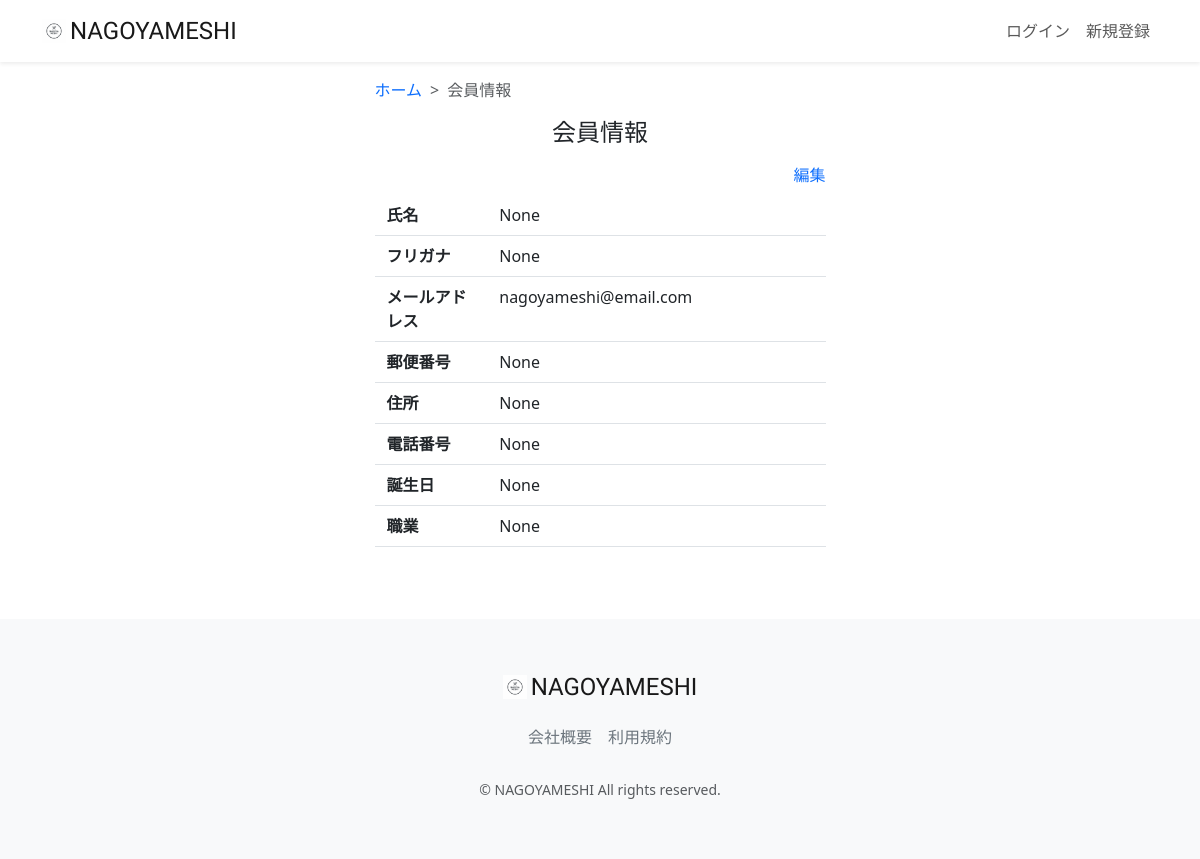
Before: /accounts/user-detail/1/ with the older database file.
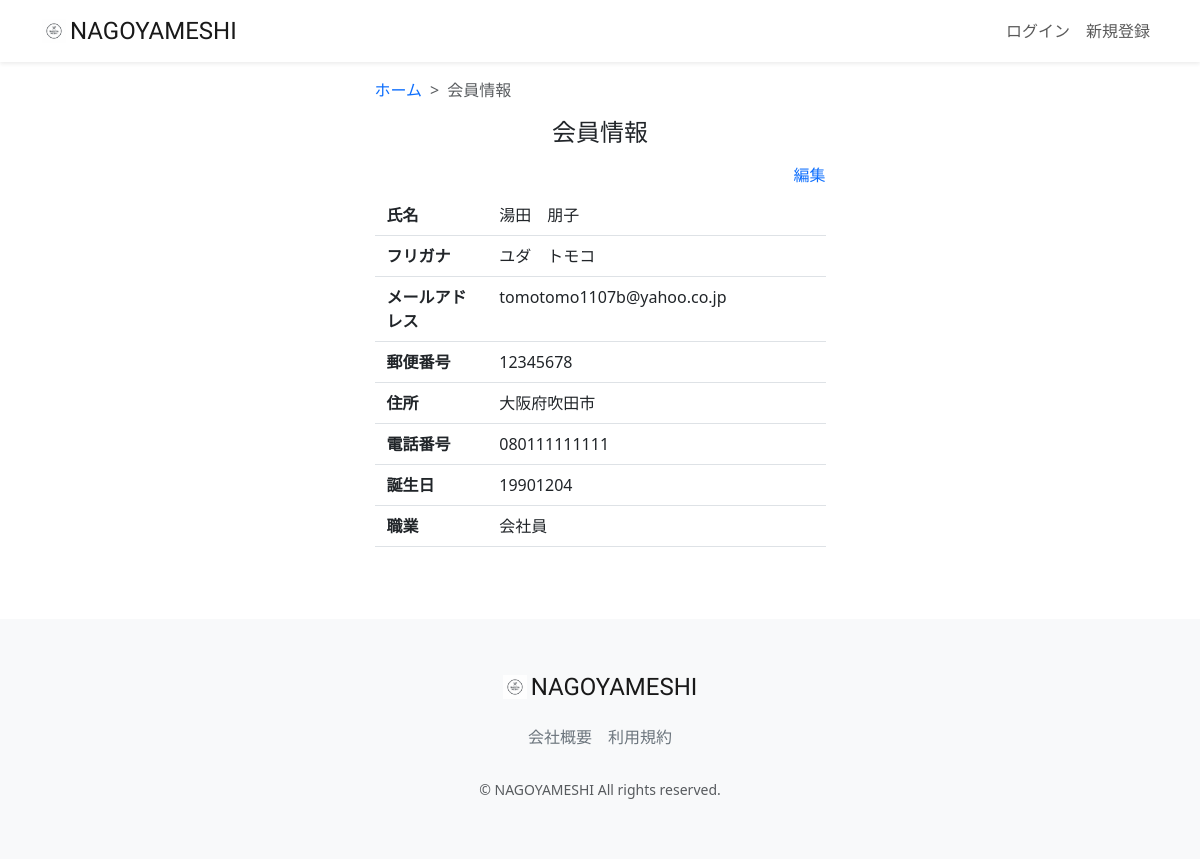
After: the same page with the newer database file.
### accounts/models.py (models this page shows, shortened)
class CustomUser(AbstractUser):
    user_name = models.CharField(max_length=128, null=True, blank=True,verbose_name='ユーザー名前')
    hurigana = models.CharField(max_length=128, null=True, blank=True,verbose_name='フリガナ')
    zip_code = models.CharField(max_length=16, null=True, blank=True,verbose_name='郵便番号')
    address = models.CharField(max_length=255, null=True, blank=True,verbose_name='住所')
    phone_number = models.CharField(max_length=20, null=True, blank=True,verbose_name='電話番号')
    birthday = models.CharField(max_length=20, null=True, blank=True,verbose_name='誕生日')
    job = models.CharField(max_length=255, null=True, blank=True,verbose_name='職業')
    is_subscribed = models.BooleanField(default=False, verbose_name='有料会員')
    card_name = models.CharField(max_length=128, null=True, blank=True,verbose_name='カード名義')
    card_number = models.CharField(max_length=128, null=True, blank=True,verbose_name='カード番号')
    class Meta:
        verbose_name_plural = 'CustomUser'

### accounts/views.py (the view)
# urls.py: path("user-detail/<int:pk>/", views.UserDetailView.as_view(), name="user_detail"),
class UserDetailView(generic.DetailView):
    model = models.CustomUser
    template_name = 'user/user_detail.html'

### accounts/templates/user/user_detail.html (shortened to what this page needs)
{% extends "layout/base.html" %}
{% load static %}
{% block content %}
<main>
  <div class="container nagoyameshi-container pb-5">
    <div class="row justify-content-center">
      <div class="col-xl-5 col-lg-6 col-md-8">
        <nav class="my-3" style="--bs-breadcrumb-divider: '>';" aria-label="breadcrumb">
          <ol class="breadcrumb mb-0">
            <li class="breadcrumb-item"><a href="{% url 'top_page'%}">ホーム</a></li>
            <li class="breadcrumb-item active" aria-current="page">会員情報</li>
          </ol>
        </nav>
          <h1 class="mb-3 text-center">会員情報</h1>
            <div class="d-flex justify-content-end align-items-end mb-3">
              <div>
                 <a href="{% url 'user_update' object.id %}">編集</a>
              </div>
              </div>
                <div class="container mb-4">
                  <div class="row pb-2 mb-2 border-bottom">
                    <div class="col-3">
                      <span class="fw-bold">氏名</span>
                    </div>
                      <div class="col">
                       <span>{{ object.user_name }}</span>
                      </div>
                  </div>
                  <div class="row pb-2 mb-2 border-bottom">
                    <div class="col-3">
                      <span class="fw-bold">フリガナ</span>
                    </div>
                      <div class="col">
                        <span>{{ object.hurigana }}</span>
                      </div>
                  </div>
                  <div class="row pb-2 mb-2 border-bottom">
                    <div class="col-3">
                      <span class="fw-bold">メールアドレス</span>
                    </div>
                      <div class="col">
                        <span>{{ object.email }}</span>
                      </div>
                    </div>
                    <div class="row pb-2 mb-2 border-bottom">
                      <div class="col-3">
                        <span class="fw-bold">郵便番号</span>
                      </div>
                        <div class="col">
                          <span>{{ object.zip_code }}</span>
                        </div>
                    </div>
                    <div class="row pb-2 mb-2 border-bottom">
                      <div class="col-3">
                        <span class="fw-bold">住所</span>
                      </div>
                        <div class="col">
                          <span>{{ object.address }}</span>
                        </div>
                    </div>
                      <div class="row pb-2 mb-2 border-bottom">
                        <div class="col-3">
                          <span class="fw-bold">電話番号</span>
                        </div>
                          <div class="col">
                            <span>{{ object.phone_number }}</span>
                          </div>
                    </div>
                    <div class="row pb-2 mb-2 border-bottom">
                      <div class="col-3">
                        <span class="fw-bold">誕生日</span>
                      </div>
                        <div class="col">
                          <span> {{ object.birthday }} </span>
                        </div>
                    </div>
                    <div class="row pb-2 mb-2 border-bottom">
                      <div class="col-3">
                        <span class="fw-bold">職業</span>
                      </div>
                        <div class="col">
                          <span>{{ object.job }} </span>
                        </div>
                    </div>
                  </div>
            </div>
       </div>
   </div>
</main>
{% endblock %}

Changed rows visible on the page:
changed CustomUser: user_name "None" → "湯田 朋子"; hurigana "None" → "ユダ トモコ"; email "nagoyameshi@email.com" → "tomotomo1107b@yahoo.co.jp"; zip_code "None" → "12345678"; address "None" → "大阪府吹田市"; phone_number "None" → "080111111111"; birthday "None" → "19901204"; job "None" → "会社員"
